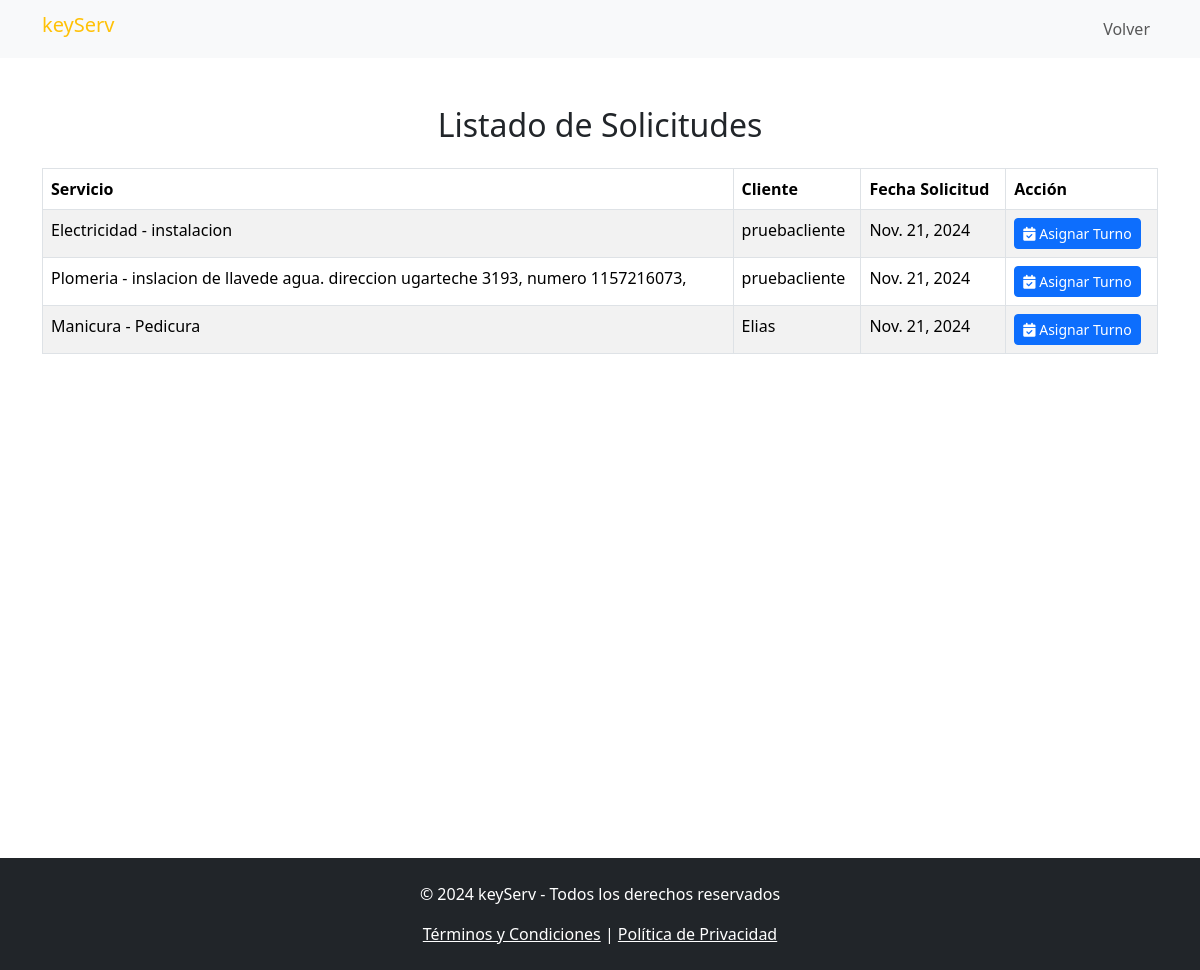
Before: /solicitudes/listado_solicitudes/ with the older database file.
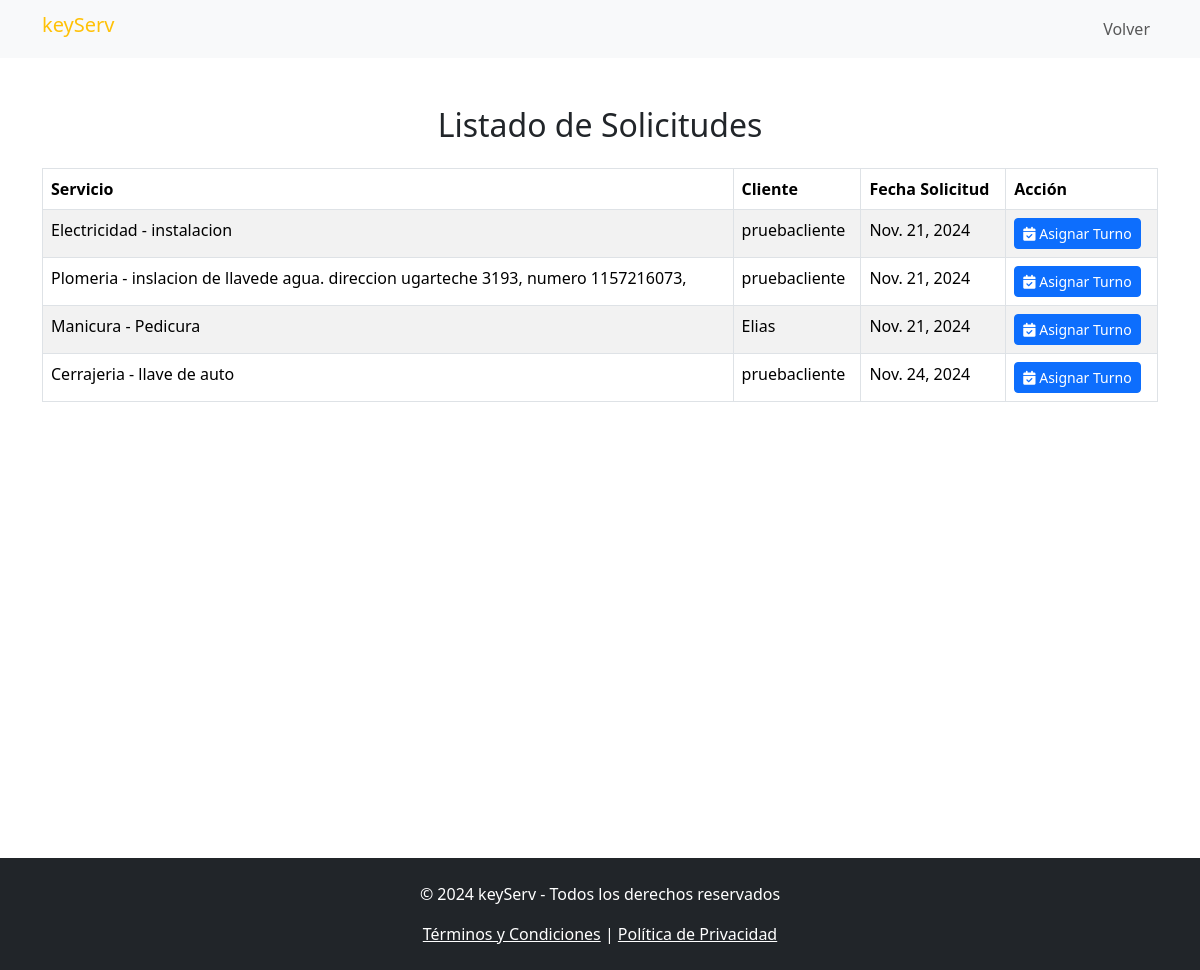
After: the same page with the newer database file.
### apps/solicitudes/models.py (models this page shows, shortened)
class Solicitud(models.Model):
    cliente = models.ForeignKey(Cliente, on_delete=models.CASCADE)
    servicio = models.ForeignKey(Servicio, on_delete=models.CASCADE)
    fecha_solicitud = models.DateField(auto_now_add=True)
    fecha_servicio = models.DateField()
    estado = models.CharField(max_length=10, default='Pendiente')

### apps/servicios/models.py (models this page shows)
class Servicio(models.Model):
    nombre_servicio = models.CharField(max_length=100)
    descripcion = models.TextField()
    def __str__(self):
        return f"{self.nombre_servicio } - {self.descripcion}"

### apps/usuarios/models.py (models this page shows)
class Cliente(models.Model):
    usuario = models.OneToOneField(Usuario, on_delete=models.CASCADE)
    direccion = models.CharField(max_length=255)
    telefono = models.CharField(max_length=15)
    def __str__(self):
        return self.usuario.username

class Usuario(AbstractUser):
    ROLES = [
        ('Cliente', 'Cliente'),
        ('Profesional', 'Profesional')
    ]
    rol = models.CharField(max_length=20, choices=ROLES)

### apps/solicitudes/views.py (the view)
# urls.py: path('listado_solicitudes/', views.SolicitudesView.as_view(), name='listado_solicitudes'),
class SolicitudesView(TemplateView):
    template_name = "listado_solicitudes.html"
    def get_context_data(self, **kwargs):
        context = super().get_context_data(**kwargs)
        context['solicitudes'] = Solicitud.objects.all()
        return context

### apps/solicitudes/templates/listado_solicitudes.html (shortened to what this page needs)
{% extends 'base.html' %}
{% block navbar %}
  <nav class="navbar navbar-expand-lg navbar-light bg-light">
    <div class="container">
      <h1 class="navbar-brand text-warning" href="#">keyServ</h1>
      <div class="collapse navbar-collapse" id="navbarNav">
        <ul class="navbar-nav ms-auto">
          <li class="nav-item">
            <a class="nav-link" href="{% url 'dashboard' %}">Volver</a>
          </li>
        </ul>
      </div>
    </div>
  </nav>
{% endblock %}
{% block content %}
<main class="container py-5 d-flex flex-column min-vh-100">
    <h2 class="text-center text-dark mb-4">Listado de Solicitudes</h2>
    <table class="table table-striped table-bordered">
        <thead class="bg-warning text-white">
            <tr>
                <th>Servicio</th>
                <th>Cliente</th>
                <th>Fecha Solicitud</th>
                <th>Acción</th>
            </tr>
        </thead>
        <tbody>
            {% for solicitud in solicitudes %}
            <tr>
                <td>{{ solicitud.servicio }}</td>
                <td>{{ solicitud.cliente }}</td>
                <td>{{ solicitud.fecha_servicio }}</td>
                <td>
                    <a href="{% url 'asignar_turno' solicitud.id %}" class="btn btn-primary btn-sm">
                        <i class="fas fa-calendar-check"></i> Asignar Turno
                    </a>
                </td>
            </tr>
            {% endfor %}
        </tbody>
    </table>
</main>
{% endblock %}

Changed rows visible on the page:
added Solicitud: servicio "Cerrajeria - llave de auto", cliente "pruebacliente", fecha_servicio "Nov. 24, 2024"
